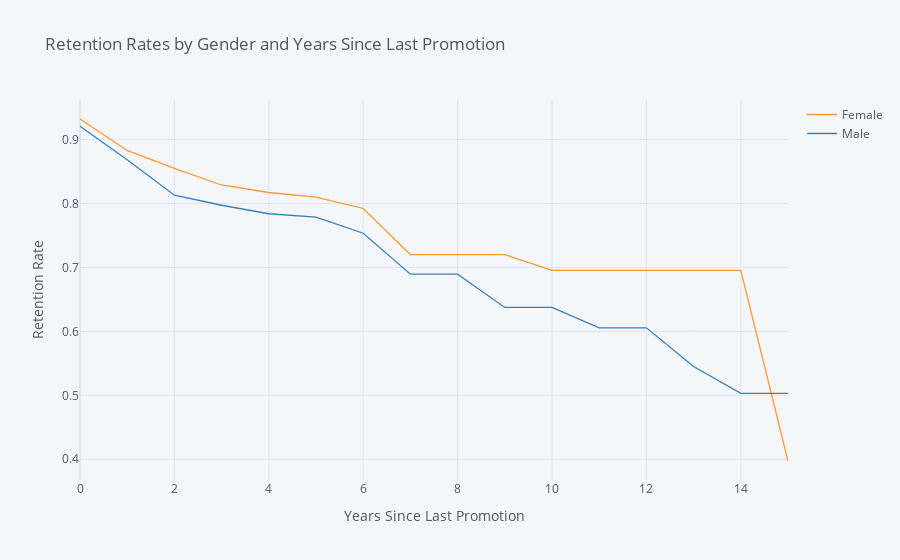

The notebook cell this image was saved under:
### Markdown cell above
## 3. Let's look at retention rate by gender from a third perspective - the number of years since the employee's last promotion. Generate and plot a survival curve showing this.

### Code cell
retention_rates_2 = survival(df,'Gender','YearsSinceLastPromotion','Attrition')

retention_rates_2.iplot(kind='line',xTitle='Years Since Last Promotion',yTitle='Retention Rate', 
                     title='Retention Rates by Gender and Years Since Last Promotion')

### Figure 1 — Plotly figure (JSON) as saved in the notebook; plotly's stock layout.template omitted (floating-point values rounded to 4 significant figures)
{"data": [{"line": {"color": "rgba(255, 153, 51, 1.0)", "dash": "solid", "shape": "linear", "width": 1.3}, "mode": "lines", "name": "Female", "text": "", "type": "scatter", "x": [0, 1, 2, 3, 4, 5, 6, 7, 8, 9, 10, 11, 12, 13, 14, 15], "y": [0.932, 0.8828, 0.8547, 0.8288, 0.817, 0.8099, 0.7921, 0.7201, 0.7201, 0.7201, 0.6952, 0.6952, 0.6952, 0.6952, 0.6952, 0.3973]}, {"line": {"color": "rgba(55, 128, 191, 1.0)", "dash": "solid", "shape": "linear", "width": 1.3}, "mode": "lines", "name": "Male", "text": "", "type": "scatter", "x": [0, 1, 2, 3, 4, 5, 6, 7, 8, 9, 10, 11, 12, 13, 14, 15], "y": [0.9206, 0.8684, 0.8128, 0.7971, 0.7838, 0.7785, 0.7534, 0.6894, 0.6894, 0.6374, 0.6374, 0.6055, 0.6055, 0.5449, 0.503, 0.503]}], "layout": {"autosize": true, "legend": {"bgcolor": "#F5F6F9", "font": {"color": "#4D5663"}}, "paper_bgcolor": "#F5F6F9", "plot_bgcolor": "#F5F6F9", "title": {"font": {"color": "#4D5663"}, "text": "Retention Rates by Gender and Years Since Last Promotion"}, "xaxis": {"autorange": true, "gridcolor": "#E1E5ED", "range": [0, 15], "showgrid": true, "tickfont": {"color": "#4D5663"}, "title": {"font": {"color": "#4D5663"}, "text": "Years Since Last Promotion"}, "type": "linear", "zerolinecolor": "#E1E5ED"}, "yaxis": {"autorange": true, "gridcolor": "#E1E5ED", "range": [0.3676, 0.9617], "showgrid": true, "tickfont": {"color": "#4D5663"}, "title": {"font": {"color": "#4D5663"}, "text": "Retention Rate"}, "type": "linear", "zerolinecolor": "#E1E5ED"}}}
